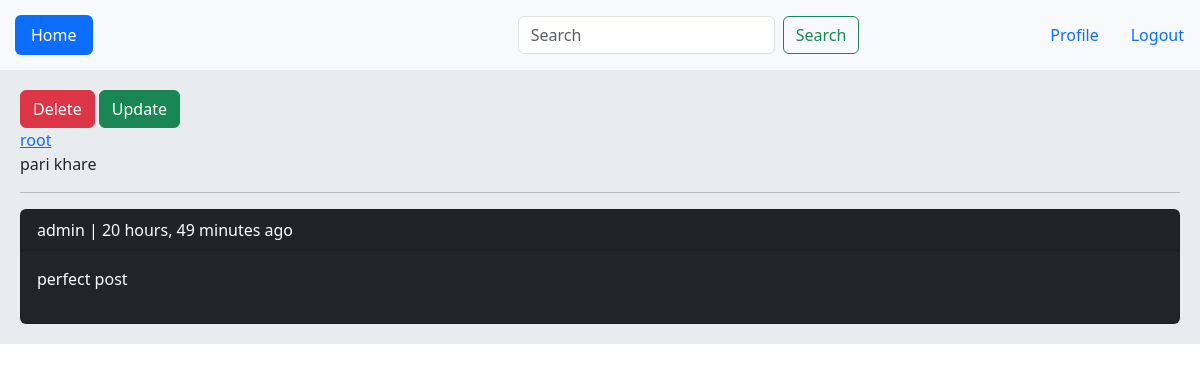
Page /post/7/pari-khare/ (signed in) on the committed database.
### account/models.py (models this page shows, shortened)
class Post(models.Model):
    user = models.ForeignKey(User, on_delete=models.CASCADE,related_name='posts')
    body = models.TextField()
    slug = models.SlugField()
    created = models.DateTimeField(auto_now_add=True)
    updated = models.DateTimeField(auto_now=True)
    class Meta:
        ordering = ['-created']

### home/models.py (models this page shows, shortened)
class Comments(models.Model):
    user = models.ForeignKey(User, on_delete=models.CASCADE, related_name='ucomments')
    post = models.ForeignKey(Post, on_delete=models.CASCADE, related_name='pcomments')
    reply = models.ForeignKey('self', on_delete=models.CASCADE, related_name='rcomments', blank=True, null=True)
    is_reply = models.BooleanField(default=False)
    body = models.TextField(max_length=400)
    created_at = models.DateTimeField(auto_now_add=True)

### home/views.py (the view)
# urls.py: path('post/<int:post_id>/<slug:post_slug>/', views.PostDetailView.as_view(), name='post_detail'),
class PostDetailView(View):
    def get(self, request, post_id, post_slug):
        post = get_object_or_404(Post, pk=post_id, slug=post_slug)
        comments=post.pcomments.filter(is_reply=False)
        return render(request, 'home/detail.html', {'post': post,'comments': comments})

### home/templates/home/detail.html
{% extends 'base.html' %}
{% block body %}
    {% if request.user.id == post.user.id %}
        <a class="btn btn-danger" href="{% url 'home:post_delete' post.id %}">Delete</a>
        <a class="btn btn-success" href="{% url 'home:post_update' post.id %}">Update</a><br>
    {% endif %}
    <a href="{% url 'account:profile' post.user.id %}">{{ post.user }}</a>
    <p>{{ post.body }}</p>
    <hr>
    {% for comment in comments %}
        <div class="card bg-dark text-white">
            <p class="card-header">{{ comment.user }} | {{ comment.created_at|timesince }} ago </p>
            <p class="card-body">{{ comment.body }}</p>
        </div>
    {% empty %}
        <div class="card bg-dark text-white">
            <p class="card-body"> no comment yet</p>
        </div>
    {% endfor %}
{% endblock %}

### static/style.css (style rules this page uses)
html, body { height: 100%; }
* { box-sizing: border-box; }
body { margin: 0rem; padding: 0rem; background: #ffffff; }

### rows in the picture
Post: user "root", body "pari khare"
Comments: user "admin", created_at "20 hours, 49 minutes", body "perfect post"
